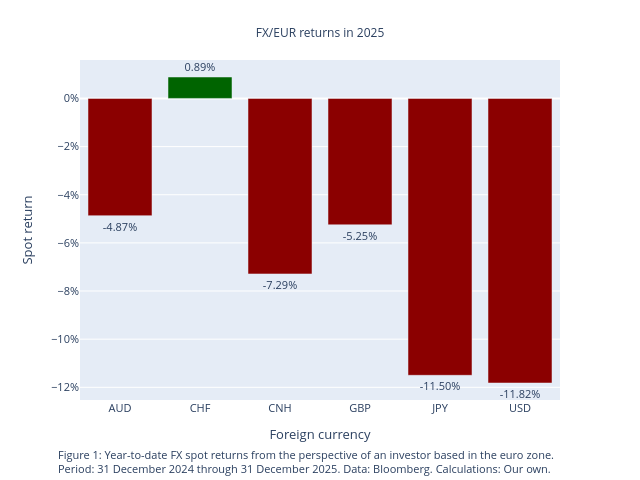

The notebook cell this image was saved under:
### Markdown cell above
### FX losses in 2025
Let us look at past year's spot returns incurred by unhedged European investors with exposures to selected foreign currencies as a motivating example. Figure 1 shows the yearly returns: 2025 was a challenging year in foreign exchange for European asset managers, with most currencies having depreciated significantly versus the euro. The US dollar and Japanese yen, in particular, suffered losses of nearly 12%.

### Code cell
# Load and sort spot returns for 2025
returns = data['fx_returns_2025']
returns = returns[sorted(returns.columns)]

# Plot year-to-date returns
fig = px.bar(
    x=returns.columns,
    y=returns.iloc[0].values,
    labels={'x': 'Foreign currency', 'y': 'Spot return'},
    text_auto=True,
    width=640,
    height=480
)

# Define green/red colors for positive/negative returns
colors = ['darkgreen' if val >= 0 else 'darkred' for val in returns.iloc[0].values]

# Format bar chart
fig.update_traces(
    marker_color=colors,
    textposition='outside',
    texttemplate='%{y:.2%}',
    textfont_size=11
)

# Add title and set y-axis format
title_text = 'FX/EUR returns in 2025'
fig.update_layout(
    title={
        'text': title_text,
        'x': 0.5,
        'y': 0.94,
        'xanchor': 'center',
        'font': dict(size=12)
    },
    yaxis_tickformat=".0%",
    font=dict(size=11)
)

# Add annotation
annotation_text = (
    'Figure 1: Year-to-date FX spot returns from the perspective of an '
    'investor based in the euro zone.<br>Period: 31 December 2024 through '
    '31 December 2025. Data: Bloomberg. Calculations: Our own.'
)

fig.add_annotation(
    text=annotation_text,
    xref="paper",
    yref="paper",
    x=-0.05,
    y=-0.23,
    showarrow=False,
    font=dict(size=11),
    align="left"
)

# Print plot
fig.show()

### Figure 1 — Plotly figure (JSON) as saved in the notebook; plotly's stock layout.template omitted (floating-point values rounded to 4 significant figures)
{"data": [{"hovertemplate": "Foreign currency=%{x}<br>Spot return=%{y}<extra></extra>", "legendgroup": "", "marker": {"color": ["darkred", "darkgreen", "darkred", "darkred", "darkred", "darkred"], "pattern": {"shape": ""}}, "name": "", "orientation": "v", "showlegend": false, "textfont": {"size": 11}, "textposition": "outside", "texttemplate": "%{y:.2%}", "type": "bar", "x": ["AUD", "CHF", "CNH", "GBP", "JPY", "USD"], "xaxis": "x", "y": [-0.0487, 0.0089, -0.0729, -0.0525, -0.115, -0.1182], "yaxis": "y"}], "layout": {"annotations": [{"align": "left", "font": {"size": 11}, "showarrow": false, "text": "Figure 1: Year-to-date FX spot returns from the perspective of an investor based in the euro zone.<br>Period: 31 December 2024 through 31 December 2025. Data: Bloomberg. Calculations: Our own.", "x": -0.05, "xref": "paper", "y": -0.23, "yref": "paper"}], "barmode": "relative", "font": {"size": 11}, "height": 480, "legend": {"tracegroupgap": 0}, "margin": {"t": 60}, "title": {"font": {"size": 12}, "text": "FX/EUR returns in 2025", "x": 0.5, "xanchor": "center", "y": 0.94}, "width": 640, "xaxis": {"anchor": "y", "domain": [0, 1], "title": {"text": "Foreign currency"}}, "yaxis": {"anchor": "x", "domain": [0, 1], "tickformat": ".0%", "title": {"text": "Spot return"}}}}
